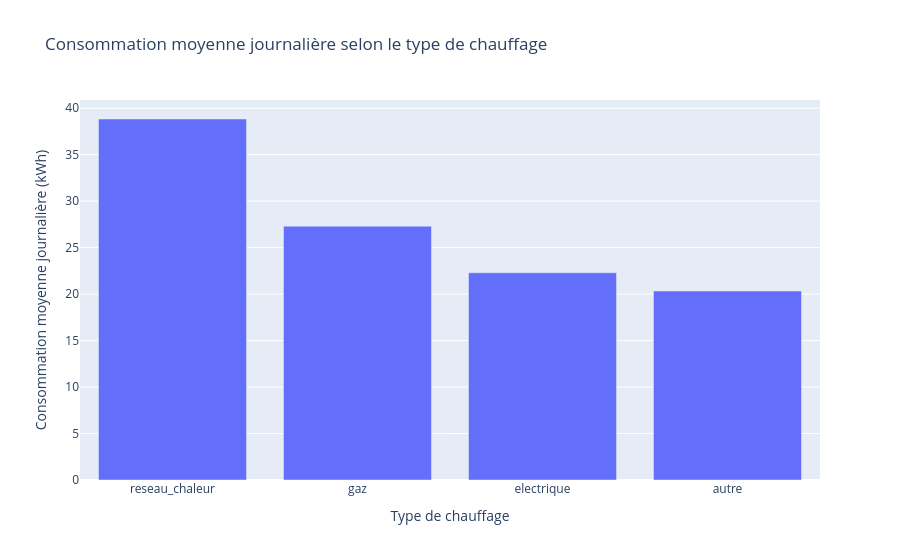

Here is the notebook cell this chart was saved with:
### Code cell
fig = px.bar(
    conso_par_chauffage,
    x="type_chauffage",
    y="consommation_moyenne_kwh",
    title="Consommation moyenne journalière selon le type de chauffage",
    labels={
        "type_chauffage": "Type de chauffage",
        "consommation_moyenne_kwh": "Consommation moyenne journalière (kWh)"
    }
)

fig.show()

### Figure 1 — Plotly figure (JSON) as saved in the notebook; plotly's stock layout.template omitted (floating-point values rounded to 4 significant figures)
{"data": [{"hovertemplate": "Type de chauffage=%{x}<br>Consommation moyenne journalière (kWh)=%{y}<extra></extra>", "legendgroup": "", "marker": {"color": "#636efa", "pattern": {"shape": ""}}, "name": "", "orientation": "v", "showlegend": false, "textposition": "auto", "type": "bar", "x": ["reseau_chaleur", "gaz", "electrique", "autre"], "xaxis": "x", "y": [38.84, 27.31, 22.3, 20.33], "yaxis": "y"}], "layout": {"barmode": "relative", "legend": {"tracegroupgap": 0}, "title": {"text": "Consommation moyenne journalière selon le type de chauffage"}, "xaxis": {"anchor": "y", "domain": [0, 1], "title": {"text": "Type de chauffage"}}, "yaxis": {"anchor": "x", "domain": [0, 1], "title": {"text": "Consommation moyenne journalière (kWh)"}}}}
